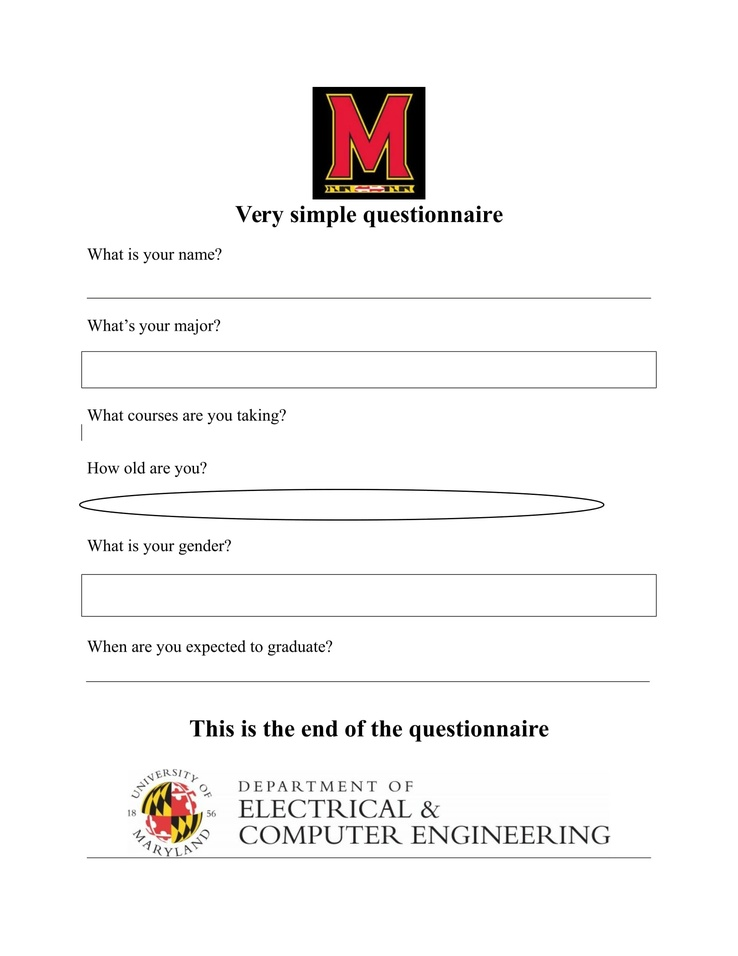
%> input picture DataSet/blankImage.jpg, 738 x 956 px, shrunk from 1700 x 2200 before the run
$ octave main_TextExtraction.m   (GNU Octave 9; MATLAB toolbox functions it lacks are replaced by stand-ins)
%> lines starting %> are read from the running program, lines starting %| are printed output that depends on the picture
### TextExtraction.m
function [ im_out ] = TextExtraction( original_RGB, distorted_RGB )
%% extract the input from captured image and put it onto the reference form.
%
% Input: original: reference form.
%        distorted_RGB: captured image with student's input.
% Output: input overlaid on reference image.
% Assumption: the input's color is blue, and the reference text is black.
% Author: Yusen Fan, ysfan@umd.edu

%% Find Matching Features Between Images
% Detect features in both images.
[~, ~, channel] = size(distorted_RGB);
if channel == 1
    distorted = distorted_RGB;
elseif channel == 3
    distorted = rgb2gray(distorted_RGB);
end
[~, ~, channel] = size(original_RGB);
if channel == 1
    original = original_RGB;
elseif channel == 3
    original = rgb2gray(original_RGB);
end

ptsOriginal  = detectSURFFeatures(original);
ptsDistorted = detectSURFFeatures(distorted);

%%
% Extract feature descriptors.
[featuresOriginal,   validPtsOriginal]  = extractFeatures(original,  ptsOriginal);
[featuresDistorted, validPtsDistorted]  = extractFeatures(distorted, ptsDistorted);

%%
% Match features by using their descriptors.
indexPairs = matchFeatures(featuresOriginal, featuresDistorted);

%%
% Retrieve locations of corresponding points for each image.
matchedOriginal  = validPtsOriginal(indexPairs(:,1));
matchedDistorted = validPtsDistorted(indexPairs(:,2));

%%
% Show point matches. Notice the presence of outliers.
figure;
showMatchedFeatures(original,distorted,matchedOriginal,matchedDistorted);
title('Putatively matched points (including outliers)');

%% Estimate Transformation
% Find a transformation corresponding to the matching point pairs using the
% statistically robust M-estimator SAmple Consensus (MSAC) algorithm, which
% is a variant of the RANSAC algorithm. It removes outliers while computing
% the transformation matrix.
[tform, inlierDistorted, inlierOriginal] = estimateGeometricTransform(...
    matchedDistorted, matchedOriginal, 'similarity');

%%
% Display matching point pairs used in the computation of the
% transformation matrix.
figure;
showMatchedFeatures(original,distorted, inlierOriginal, inlierDistorted);
title('Matching points (inliers only)');
legend('ptsOriginal','ptsDistorted');


%% Recover the Original Image
% Recover the original image by transforming the distorted image.
outputView = imref2d(size(original));

T = 100;
red_ch = distorted_RGB(:,:,1);
green_ch = distorted_RGB(:,:,2);
blue_ch = distorted_RGB(:,:,3);

mask = uint8(((red_ch < 1.1 * T) & (green_ch < 1.1 * T) & (blue_ch > T))*1);
distorted(mask<1) = 0;
im_out  = imwarp(distorted,tform,'OutputView',outputView);

% put the input onto the reference form
im_out(im_out<1) = original(im_out<1);

%%
% Compare |recovered| to |original| by looking at them side-by-side in a montage.
figure, imshowpair(original,im_out,'montage')


end

%% Reference
% https://www.mathworks.com/help/images/examples/find-image-rotation-and-
% scale-using-automated-feature-matching.html

### main_TextExtraction.m
%% text extraction script
%
% Author: Yusen Fan, ysfan@umd.edu
%

close all;

% select reference image
[filename,~] = imgetfile;
%> the answer given: DataSet/blankImage.jpg

% load image into matlab
ref = imread(filename);
%> ref is the input picture: size 956x738x3 uint8; mean R, G, B 246.9, 245.5, 245.3

% select distorted image with student's input
[filename,~] = imgetfile;
%> the answer given: DataSet/s1.jpg

% load image into matlab
disto = imread(filename);
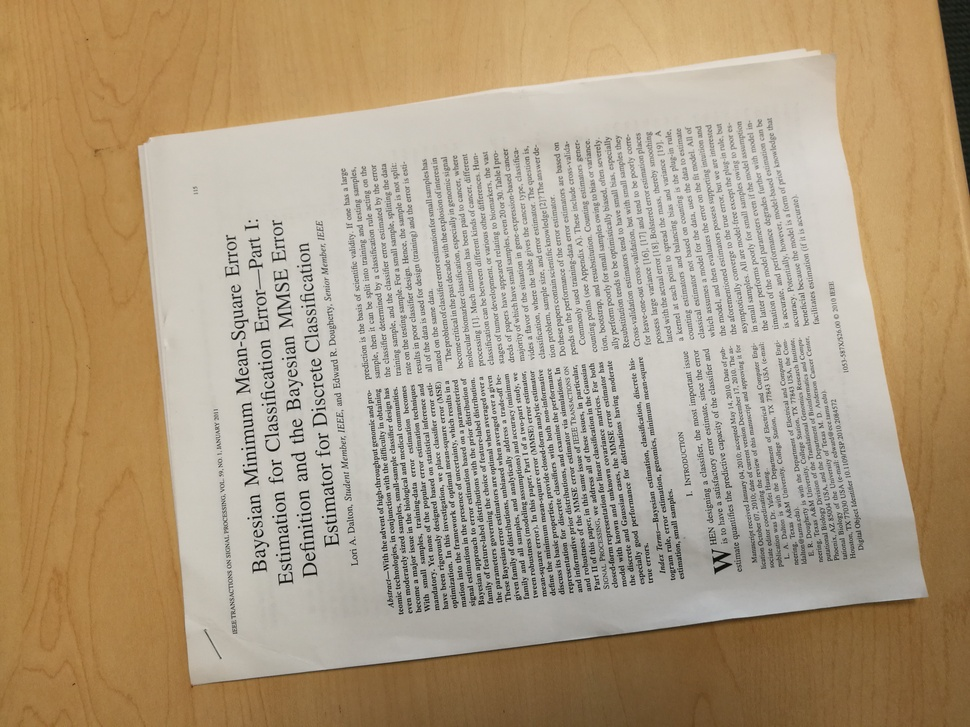
%> input picture DataSet/s1.jpg, 970 x 727 px, shrunk from 3968 x 2976 before the run
%> disto is the input picture: size 727x970x3 uint8; mean R, G, B 175.9, 157.8, 131.6

% show reference image
figure, imshow(ref), title('reference image');
% show captured image
figure, imshow(disto), title('captured image');

% do the text extraction
im_out = TextExtraction( ref, disto );
%> in TextExtraction, `distorted = rgb2gray(distorted_RGB);`:
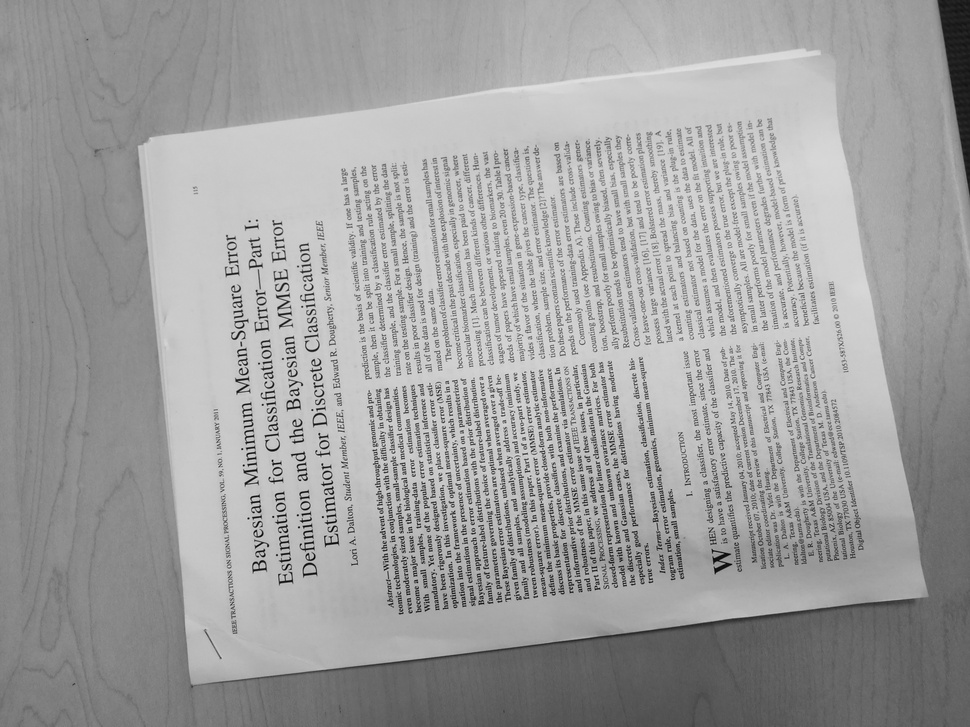
%> distorted: size 727x970 uint8; min 0, max 242, mean 160.2
%> the run ends on the next line
